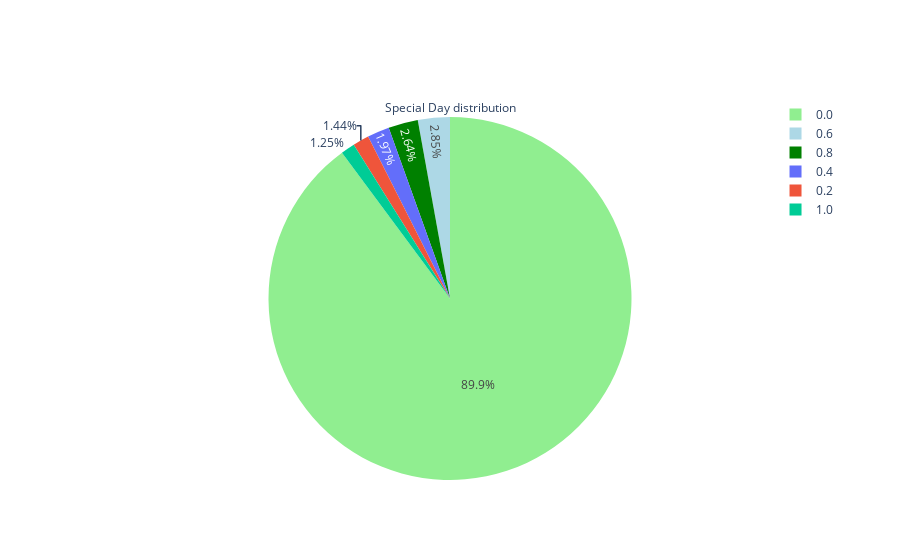

This figure's notebook cell:
### Markdown cell above
**Graphic visualization :**

### Code cell
SpecialDay_counts = df['SpecialDay'].value_counts()

colors = ['lightgreen','lightblue', 'green']


fig = go.Figure(data=[go.Pie(labels=SpecialDay_counts.index, values=SpecialDay_counts,
                             marker=dict(colors=colors),title='Special Day distribution')])
fig.show()

### Figure 1 — Plotly figure (JSON) as saved in the notebook; plotly's stock layout.template omitted (floating-point values rounded to 4 significant figures)
{"data": [{"labels": ["0.0", "0.6", "0.8", "0.4", "0.2", "1.0"], "marker": {"colors": ["lightgreen", "lightblue", "green"]}, "title": {"text": "Special Day distribution"}, "type": "pie", "values": [11079, 351, 325, 243, 178, 154]}], "layout": {"autosize": true}}
